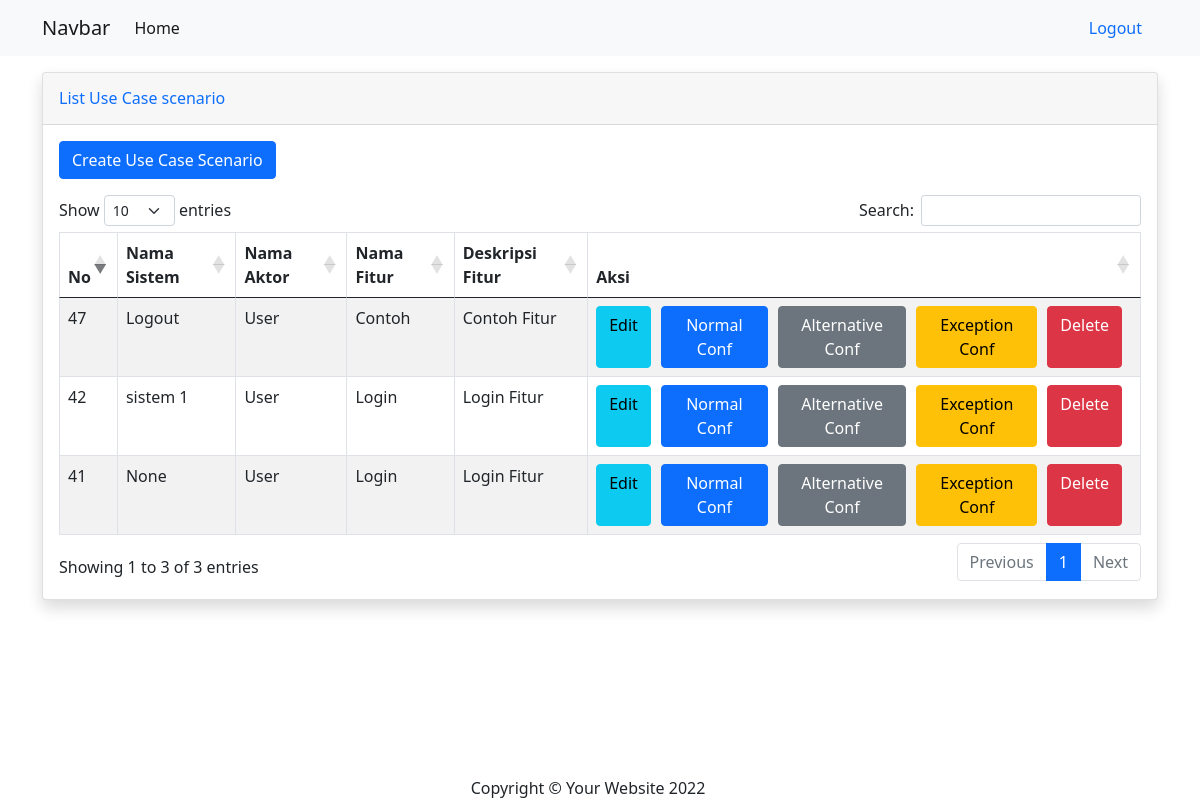
The app's page / (signed in), older data.
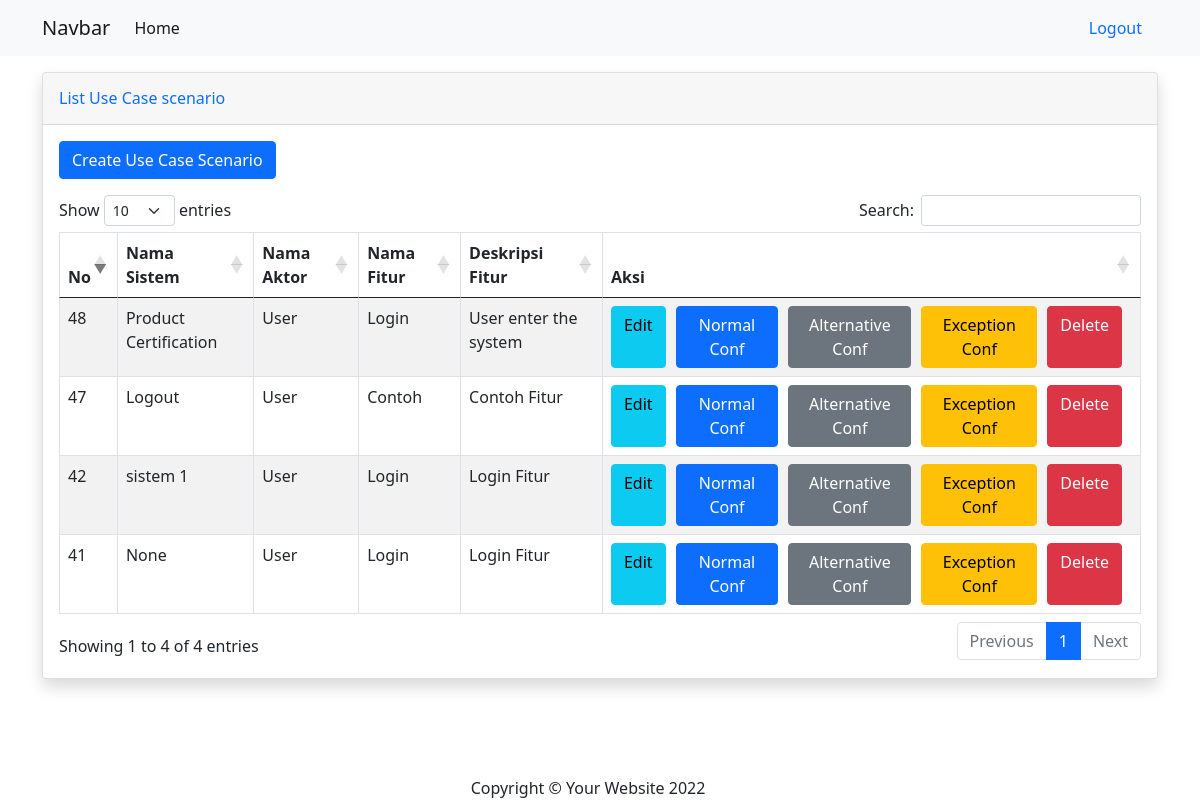
The same page, newer data.
### mainApp/models.py (models this page shows)
class UseCaseScenario(models.Model):
    system = models.CharField(max_length=200,null=True)
    actor = models.CharField(max_length=200,null=True)
    feature = models.CharField(max_length=200,null=True)
    feature_description = models.CharField(max_length=200,null=True)
    pre_condition = models.CharField(max_length=200,null=True)
    post_condition = models.CharField(max_length=200,null=True)
    normal_element = models.TextField(null=True)
    alternative_element = models.TextField(null=True)
    exception_element = models.TextField(null=True)
    normal_salt = models.TextField(null=True)
    alternative_salt = models.TextField(null=True)
    exception_salt = models.TextField(null=True)
    created_at = models.DateTimeField(auto_now_add=True, null=True)
    updated_at = models.DateTimeField(auto_now=True, null=True)
    created_by = models.ForeignKey(User, null=True, on_delete=models.SET_NULL)

### mainApp/views.py (the view)
# urls.py: path('', views.showUseCaseScenario , name="home"),
@login_required(login_url='login')
def showUseCaseScenario(request):
    if request.user.is_authenticated:
        user_id = request.user.id
    allUcs = UseCaseScenario.objects.filter(created_by=user_id).order_by('-id').all()
    context={"allUcs":allUcs}
    return render(request,'mainApp/showUseCaseScenario.html',context)

### mainApp/templates/mainApp/showUseCaseScenario.html (shortened to what this page needs)
{% extends 'mainApp/main.html' %}
{% block content %}
<div class="row row-datatable">
    <div class="col">
        <div class="card shadow mb-4">
            <div class="card-header py-3 d-flex flex-row align-items-center justify-content-between">
                <h6 class="m-0 font-weight-bold text-primary">List Use Case scenario</h6>
            </div>
            <div class="card-body">
                <a href="/useCaseScenario/" role="button" class="btn btn-primary mb-3">Create Use Case Scenario</a>
                <table id="dataTable" class="table table-striped table-bordered" style="width:100%">
                    <thead>
                        <tr>
                            <th>No</th>
                            <th>Nama Sistem</th>
                            <th>Nama Aktor</th>
                            <th>Nama Fitur</th>
                            <th>Deskripsi Fitur</th>
                            <th>Aksi</th>
                        </tr>
                    </thead>
                    <tbody>
                        {% for ucs in allUcs %}
                        <tr>
                            <td>{{ ucs.id }}</td>
                            <td>{{ ucs.system }}</td>
                            <td>{{ ucs.actor }}</td>
                            <td>{{ ucs.feature }}</td>
                            <td>{{ ucs.feature_description }}</td>
                            <td class="d-flex justify-content-center">
                                <a href="/formEditUCS/{{ ucs.id }}/" role="button" class="btn btn-info" style="margin-right: 10px;">Edit</a>
                                <a href="/layoutElement/normal/{{ ucs.id }}" role="button" class="btn btn-primary" style="margin-right: 10px;">Normal Conf</a>
                                <a href="/layoutElement/alternative/{{ ucs.id }}" role="button" class="btn btn-secondary" style="margin-right: 10px;">Alternative Conf</a>
                                <a href="/layoutElement/exception/{{ ucs.id }}" role="button" class="btn btn-warning" style="margin-right: 10px;">Exception Conf</a>
                                <a href="/deleteUcs/{{ ucs.id }}" role="button" class="btn btn-danger" style="margin-right: 10px;">Delete</a>
                            </td>
                        </tr>
                        {% endfor %}
                    </tbody>
                </table>
            </div>
        </div>
    </div>
</div>
{% endblock %}

Row changes from the older to the newer data that the page shows:
added UseCaseScenario: id "48", system "Product Certification", actor "User", feature "Login", feature_description "User enter the system"
Text that changed along with them:
text written by a page script: "Show entries Search: Showing 1 to 3 of 3 entries Previous 1 Next" → "Show entries Search: Showing 1 to 4 of 4 entries Previous 1 Next"
